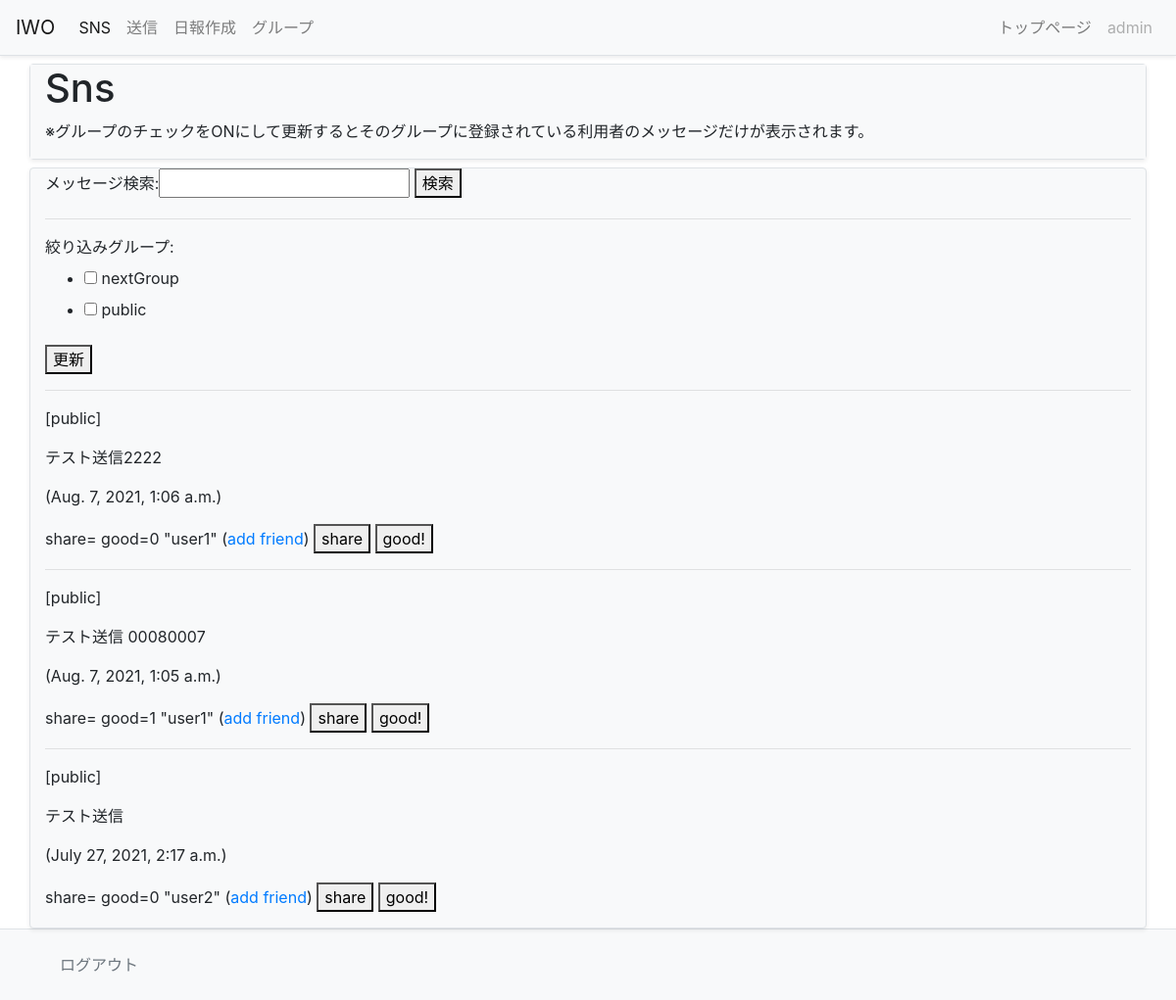
The app's page / (signed in) with its own data.
### sns/models.py (models this page shows, shortened)
class Message(models.Model):
    owner = models.ForeignKey(User, on_delete=models.CASCADE, \
            related_name='message_owner')
    group = models.ForeignKey('Group', on_delete=models.CASCADE)
    content = models.TextField(max_length=1000)
    share_id = models.IntegerField(default=-1)
    good_count = models.IntegerField(default=0)
    pub_date = models.DateTimeField(auto_now_add=True)
    class Meta:
        ordering = ('-pub_date',)

### sns/views.py (the view)
# urls.py: path('', views.index, name='index'),
@login_required(login_url='/admin/login/')
def index(request):
    (public_user, public_group) = get_public()
    if request.method == 'POST':
        if request.POST['mode'] == '__check_form__':
            searchform = SearchForm()#インスタンスを作るだけ
            checkform = GroupCheckForm(request.user,request.POST)#request.POSTをつけることで、チェックボックスの選択状態を再現できる
            glist = []
            for item in request.POST.getlist('groups'):
                glist.append(item)
            messages = get_your_group_message(request.user, \
                    glist, None)
        if request.POST['mode'] == '__search_form__':
            searchform = SearchForm(request.POST)#request.POSTをつけることで検索テキストが残るかたちで検索フォームが再現されます
            checkform = GroupCheckForm(request.user)
            gps = Group.objects.filter(owner=request.user)
            glist = [public_group]
            for item in gps:
                glist.append(item)
            messages = get_your_group_message(request.user, glist, \
                    request.POST['search'])
    else:
        searchform = SearchForm()#インスタンスを作るだけ
        checkform = GroupCheckForm(request.user)#
        gps = Group.objects.filter(owner=request.user)
        glist = [public_group]
        for item in gps:
            glist.append(item)
        messages = get_your_group_message(request.user, glist, None)
    '''
    共通処理はそれほど難しいものではありません
    変数paramsに必要な値をまとめrenderで変数とテンプレートを指定して表示を行うだけです
    必要な値は以下のようになっています
    これらのうち、login_user以外のものはそれぞれmessages,checkform,searchformという変数を設定しています
    つまり共通処理以外の3つは「この3つの変数を用意する」ことを行えばいいわけです
    そうすれば画面が完成します。
    '''
    params = {
            'login_user':request.user,#login_userは現在ログインしているuserです。request.userだけでとりだせる
            'contents':messages,
            'check_form':checkform,
            'search_form':searchform,
        }
    return render(request, 'sns/index.html', params)

### sns/forms.py
class GroupCheckForm(forms.Form):
    def __init__(self, user, *args, **kwargs):
        super(GroupCheckForm, self).__init__(*args, **kwargs)
        public = User.objects.filter(username='public').first()
        self.fields['groups'] = forms.MultipleChoiceField(
            choices=[(item.title, item.title) for item in \
                 Group.objects.filter(owner__in=[user,public])],
            widget=forms.CheckboxSelectMultiple(), label='絞り込みグループ',
        )

class SearchForm(forms.Form):
    search = forms.CharField(label='メッセージ検索', max_length=100)

### sns/models.py (called while the page is built)
        def __str__(self):
            return self.title

### sns/views.py (called while the page is built)
def get_your_group_message(owner, glist, find):
    (public_user,public_group) = get_public()
    groups = Group.objects.filter(Q(owner=owner) \
            |Q(owner=public_user)).filter(title__in=glist)
    me_friends = Friend.objects.filter(group__in=groups)
    me_users = []
    for f in me_friends:
        me_users.append(f.user)
    his_groups = Group.objects.filter(owner__in=me_users)
    his_friends = Friend.objects.filter(user=owner) \
            .filter(group__in=his_groups)
    me_groups = []
    for hf in his_friends:
        me_groups.append(hf.group)
    if find==None:
        messages = Message.objects.filter(Q(group__in=groups) \
            |Q(group__in=me_groups))[:100]
    else:
        messages = Message.objects.filter(Q(group__in=groups) \
            |Q(group__in=me_groups)) \
            .filter(content__contains=find)[:100]
    return messages

def get_public():
    public_user = User.objects.filter(username='public').first()
    public_group = Group.objects.filter \
            (owner=public_user).first()
    return (public_user, public_group)

### sns/templates/sns/index.html (shortened to what this page needs)
{% extends 'sns/layout.html' %}
{% block ttlmigi %}トップページ{% endblock %}
{% block head %}
<h1>Sns</h1>
<p class="caption">※グループのチェックをONにして更新するとそのグループに登録されている利用者のメッセージだけが表示されます。</p>
{% endblock %}
{% block content %}
<form action="{% url 'index' %}" method="post">
{{search_form}}
<button>検索</button>
</form>
<hr>
<form action="{% url 'index' %}" method="post">
{{check_form}}
<button>更新</button>
</form>
{% for item in contents %}
<hr>
<p class="">
{% if item.group.title == 'public' %}
[public]
{% endif %}</p>
<p class="">{{item.content}}</p>
<p class=""> ({{item.pub_date}})</p>
<p class="">
    <span class="">share={{item.share_count}} good={{item.good_count}}</span>
    "{{item.owner}}" (<a href="{% url 'add' %}?name={{item.owner}}">add friend</a>)
    <a href="{% url 'share' item.id %}"><button>share</button></a>
    <a href="{% url 'good' item.id %}"><button>good!</button></a>
</p>
{% endfor %}
{% endblock %}

### sns/templates/sns/layout.html (shortened to what this page needs)
{% load static %}
<!doctype html>
<html lang="ja" class="h-100">
<head>
     <link rel="stylesheet" href="{% static 'sns/bootstrap.css' %}" />
</head>
  <body  class="d-flex flex-column h-100" >
   <header>
<nav class="navbar navbar-expand-lg navbar-light bg-light border-bottom shadow-sm">
    <a class="navbar-brand" href="{% url 'index' %}">IWO</a>
    <div class="collapse navbar-collapse" id="navbarNav">
      <ul class="navbar-nav mr-auto">
        <li class="nav-item active">
          <a class="nav-link" href="{% url 'index' %}">SNS </a>
        </li>
        <li class="nav-item">
          <a class="nav-link" href="{% url 'post' %}">送信</a>
        </li>
        <li class="nav-item">
          <a class="nav-link" href="#">日報作成</a>
        </li>
        <li class="nav-item">
          <a class="nav-link" href="{% url 'groups' %}">グループ</a>
        </li>
      </ul>
      <ul class="navbar-nav">
        <li class="nav-item">
          <a class="nav-link" href="#">{% block ttlmigi %}{% endblock %}</a>
        </li>
        <li class="nav-item">
          <a class="nav-link disabled" href="#">{{login_user}}</a>
        </li>
      </ul>
    </div>
  </nav>
</header>
<main role="main" class="flex-shrink-0">
  <div class="container">
    <div class="row mt-2 rounded border shadow-sm">
        <div class="col-md bg-light ">
        {% block head %}{% endblock %}
        </div>
    </div>
    <div class="row mt-2">
       <div class="col bg-light rounded border shadow-sm">
         {% block content %}{% endblock %}
       </div>
    </div>
  </div>
</main>
<footer class="footer mt-auto py-3 bg-light border-top">
  <div class="container">
    <a class="nav-link text-muted" href="https://localhost-impso-arion-1.paiza-user-free.cloud:8000/admin/logout/">ログアウト</a>
  </div>
</footer>
  </body>
</html>

### records on screen
Message: shows "[public]", content "テスト送信2222", pub_date "Aug. 7, 2021, 1:06 a.m.", good_count "0", owner "user1"
Message: shows "[public]", content "テスト送信 00080007", pub_date "Aug. 7, 2021, 1:05 a.m.", good_count "1", owner "user1"
Message: shows "[public]", content "テスト送信", pub_date "July 27, 2021, 2:17 a.m.", good_count "0", owner "user2"

### other values on screen
{{ login_user }} "admin"
